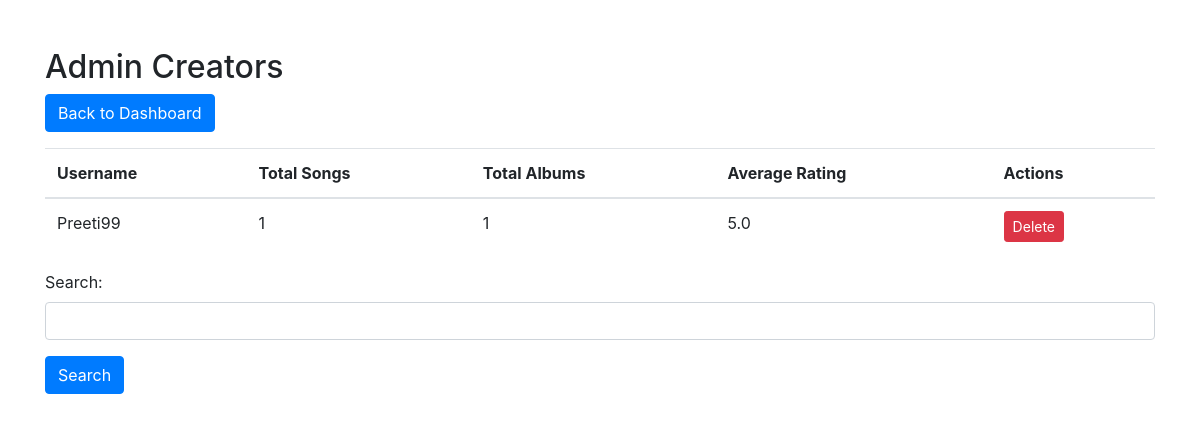
/admin_creators, run on the app's committed database.
### mad_1_model.py (models this page shows)
class User(db.Model):
    id = db.Column(db.Integer, primary_key=True)
    username = db.Column(db.String(80), unique=True, nullable=False)
    password = db.Column(db.String(128), nullable=False)
    first_name = db.Column(db.String(50))
    last_name = db.Column(db.String(50))
    mobile_number = db.Column(db.String(15))
    address = db.Column(db.String(255))
    role = db.Column(db.String(20), default='user')
    songs = db.relationship('Song', backref='user', cascade='all, delete-orphan')
    comments = db.relationship('Comment', backref='user', cascade='all, delete-orphan')
    playlists = db.relationship('Playlist', backref='user', lazy=True, cascade='all, delete-orphan')
    albums = db.relationship('Album', backref='user', cascade='all, delete-orphan')

### mad_1_app.py (the view, shortened to what this page needs)
@app.route('/admin_creators', methods=['GET', 'POST'])
def admin_creators():
    search_query = request.form.get('search_query', '')
    creators = User.query.filter_by(role='creator')
    if search_query:
        creators = creators.filter(User.username.ilike(f"%{search_query}%"))
    creators = creators.all()
    def get_average_rating(creator_id):
        ratings = Comment.query.filter_by(user_id=creator_id).with_entities(Comment.value).all()
        if not ratings:
            return 0
        average_rating = sum(rating[0] for rating in ratings) / len(ratings)
        return round(average_rating,2)
    for creator in creators:
        creator.songs = Song.query.filter_by(user_id=creator.id).all()
        creator.albums = Album.query.filter_by(user_id=creator.id).all()
        creator.average_rating = get_average_rating(creator.id)
    return render_template('mad_1_admin_creators.html', creators=creators, search_query=search_query)

### templates/mad_1_admin_creators.html (shortened to what this page needs)
<!DOCTYPE html>
<html lang="en">
<head>
    <link rel="stylesheet" href="https://stackpath.bootstrapcdn.com/bootstrap/4.5.2/css/bootstrap.min.css">
</head>
<body>
    <div class="container mt-5">
        <h2>Admin Creators</h2>
        <a href="{{ url_for('admin_dashboard') }}" class="btn btn-primary mb-3">Back to Dashboard</a>
        <table class="table">
            <thead>
                <tr>
                    <th>Username</th>
                    <th>Total Songs</th>
                    <th>Total Albums</th>
                    <th>Average Rating</th>
                    <th>Actions</th>
                </tr>
            </thead>
            <tbody>
                {% for creator in creators %}
                    <tr>
                        <td>{{ creator.username }}</td>
                        <td>{{ creator.songs|length }}</td>
                        <td>{{ creator.albums|length }}</td>
                        <td>{{ creator.average_rating }}</td>
                        <td>
                            <form method="post" action="{{ url_for('admin_creators') }}">
                                <button type="submit" class="btn btn-danger btn-sm">Delete</button>
                            </form>
                        </td>
                    </tr>
                {% endfor %}
            </tbody>
        </table>
        <form method="post" action="{{ url_for('admin_creators') }}">
            <div class="form-group">
                <label for="search_query">Search:</label>
                <input type="text" class="form-control" id="search_query" name="search_query" value="{{ search_query }}">
            </div>
            <button type="submit" class="btn btn-primary">Search</button>
        </form>
    </div>
</body>
</html>

### data on the page
User: username "Preeti99", songs|length "1", albums|length "1", average_rating "5.0"
